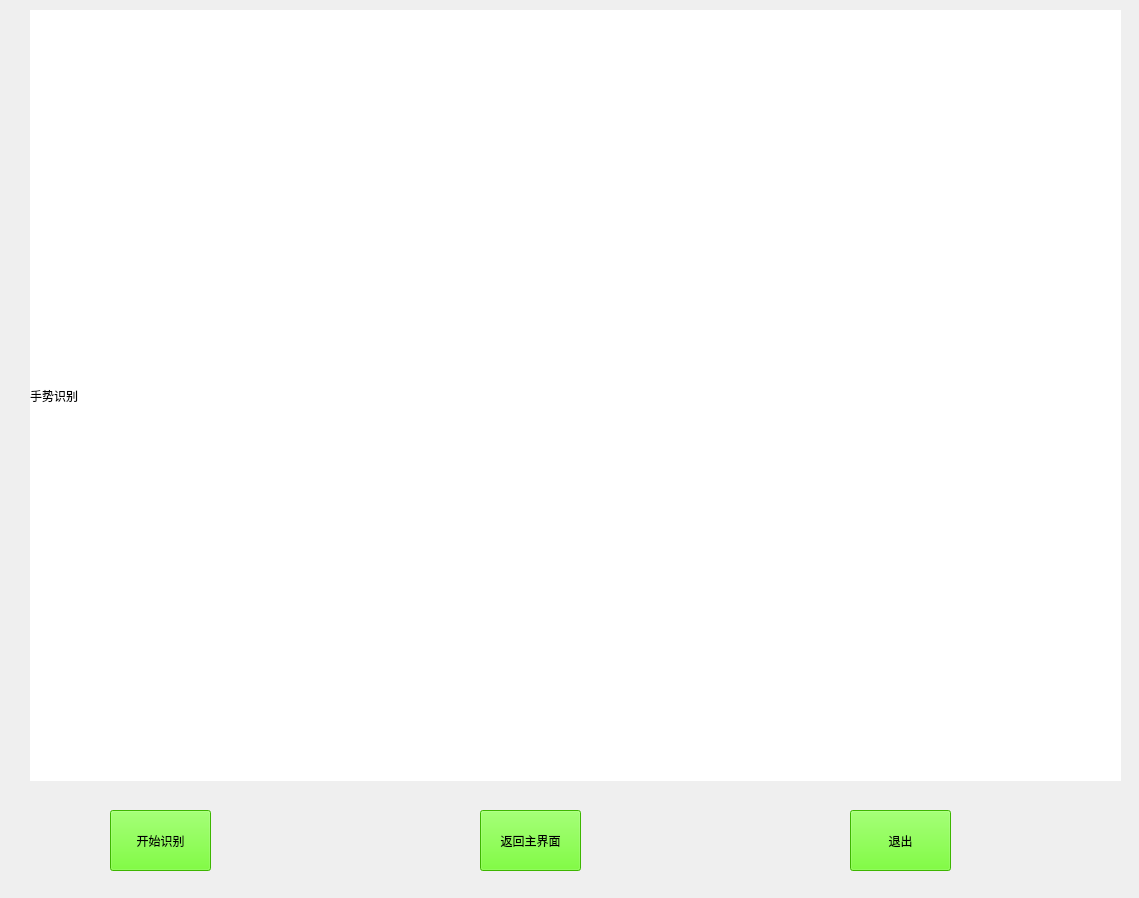
<?xml version="1.0" encoding="UTF-8"?>
<ui version="4.0">
 <class>Form</class>
 <widget class="QWidget" name="Form">
  <property name="geometry">
   <rect>
    <x>0</x>
    <y>0</y>
    <width>1139</width>
    <height>898</height>
   </rect>
  </property>
  <property name="windowTitle">
   <string>Form</string>
  </property>
  <widget class="QLabel" name="label">
   <property name="geometry">
    <rect>
     <x>30</x>
     <y>10</y>
     <width>1091</width>
     <height>771</height>
    </rect>
   </property>
   <property name="styleSheet">
    <string notr="true">background-color: rgb(255, 255, 255);</string>
   </property>
   <property name="text">
    <string>手势识别</string>
   </property>
  </widget>
  <widget class="QPushButton" name="pushButton">
   <property name="geometry">
    <rect>
     <x>110</x>
     <y>810</y>
     <width>101</width>
     <height>61</height>
    </rect>
   </property>
   <property name="styleSheet">
    <string notr="true">background-color: rgb(85, 255, 0);</string>
   </property>
   <property name="text">
    <string>开始识别</string>
   </property>
  </widget>
  <widget class="QPushButton" name="pushButton_2">
   <property name="geometry">
    <rect>
     <x>480</x>
     <y>810</y>
     <width>101</width>
     <height>61</height>
    </rect>
   </property>
   <property name="styleSheet">
    <string notr="true">background-color: rgb(85, 255, 0);</string>
   </property>
   <property name="text">
    <string>返回主界面</string>
   </property>
  </widget>
  <widget class="QPushButton" name="pushButton_3">
   <property name="geometry">
    <rect>
     <x>850</x>
     <y>810</y>
     <width>101</width>
     <height>61</height>
    </rect>
   </property>
   <property name="styleSheet">
    <string notr="true">background-color: rgb(85, 255, 0);
</string>
   </property>
   <property name="text">
    <string>退出</string>
   </property>
  </widget>
 </widget>
 <resources/>
 <connections/>
</ui>
